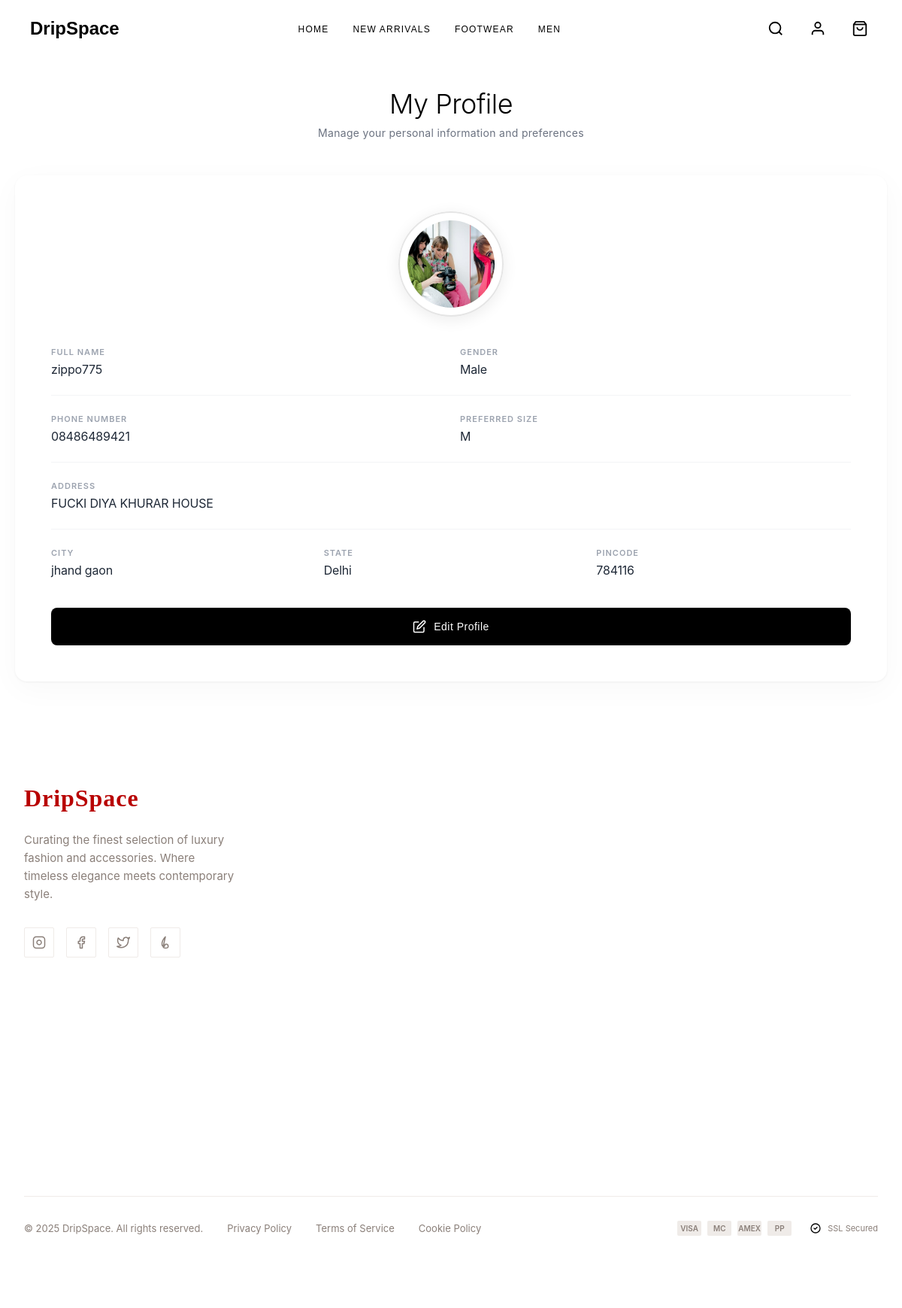
The app's page /userProfile/ (signed in) with its own data.
### app/models.py (models this page shows, shortened)
class HeadCategory(models.Model):
    name = models.CharField(max_length=50, unique=True)
    slug = models.SlugField(blank=True, unique=True)
    description = models.TextField(blank=True)
    image = models.ImageField(upload_to='headcategories/', blank=True, null=True)

class Profile(models.Model):
    GENDER_CHOICES_DICT = {
        'Male': 'Male',
        'Female': 'Female',
        'Other': 'Other',
    }
    SIZE_CHOICES_DICT = {
        'XS': 'XS',
        'S': 'S',
        'M': 'M',
        'L': 'L',
        'XL': 'XL',
        'XXL': 'XXL',
    }
    user = models.OneToOneField(CustomUser, on_delete=models.CASCADE, related_name='profile')
    full_name = models.CharField(max_length=100, blank=True)
    profile_picture = models.ImageField(upload_to='profiles/', blank=True, null=True)
    gender = models.CharField(
        max_length=10,
        choices=[(k, v) for k, v in GENDER_CHOICES_DICT.items()],
        blank=True
    )
    address = models.TextField(blank=True)
    city = models.CharField(max_length=100, blank=True)
    state = models.CharField(max_length=100, blank=True)
    pincode = models.CharField(max_length=10, blank=True)
    size = models.CharField(
        max_length=10,
        choices=[(k, v) for k, v in SIZE_CHOICES_DICT.items()],
        blank=True
    )

class CustomUser(AbstractUser):
    phone_no = models.CharField(max_length=13, blank=True)

### app/views.py (the view, shortened to what this page needs)
# urls.py: path('userProfile/', views.userProfile, name='userProfile'),
def userProfile(request):
    if not request.user.is_authenticated:
        messages.error(request, 'Please login to view your profile')
        return redirect('login')
    try:
        profile = request.user.profile
    except:
        from .models import Profile
        profile = Profile.objects.create(user=request.user)
    from .models import Profile as ProfileModel
    profile.GENDER_CHOICES_DICT = ProfileModel.GENDER_CHOICES_DICT
    profile.SIZE_CHOICES_DICT = ProfileModel.SIZE_CHOICES_DICT
    categories = get_categories()
    head_categories = get_head_categories()
    context = {
        'profile': profile,
        'categories': categories,
        'head_categories': head_categories
    }
    return render(request, 'app/pages/userProfile.html', context)

### app/context_processors.py (called while the page is built)
def cart_context(request):
    try:
        cart = get_or_create_cart(request)
        cart_item_count = cart.get_total_items()
    except:
        cart_item_count = 0
    return {
        'cart_item_count': cart_item_count
    }

### app/models.py (called while the page is built)
    def get_total_items(self):
        return sum(item.quantity for item in self.items.all())

### app/views.py (called while the page is built)
def get_or_create_cart(request):
    if request.user.is_authenticated:
        cart, created = Cart.objects.get_or_create(user=request.user)
    else:
        session_key = request.session.session_key
        if not session_key:
            request.session.create()
            session_key = request.session.session_key
        cart, created = Cart.objects.get_or_create(session_key=session_key)
    return cart

def get_head_categories():
    return HeadCategory.objects.prefetch_related('categories').all()

def get_categories():
    return Category.objects.select_related('head_category').all()

### app/templates/app/pages/userProfile.html (shortened to what this page needs)
{% extends "app/includes/base.html" %}
{% block content %}
<div class="ds-profile-root">
  <div class="ds-profile-header">
    <h1 class="ds-profile-title">My Profile</h1>
    <p class="ds-profile-subtitle">Manage your personal information and preferences</p>
  </div>
  <div class="ds-profile-card">
    <div class="ds-view-mode" id="viewMode">
      <div class="ds-profile-pic-container">
        {% if profile.profile_picture %}
          <img src="{{ profile.profile_picture.url }}"
               alt="Profile Picture"
               class="ds-profile-pic"
               id="displayPicture">
        {% else %}
          <img src="https://raw.githubusercontent.com/ZippoAI/DripSpace-Design/main/assets/images/avatar.png"
     alt="Profile Picture"
     class="ds-profile-pic"
     id="displayPicture">
        {% endif %}
      </div>
      <div class="ds-user-info-block">
        <div class="ds-info-row">
          <div class="ds-info-item">
            <span class="ds-info-label">Full Name</span>
            <span class="ds-info-value" id="displayName">{{ profile.full_name|default:profile.user.username }}</span>
          </div>
          <div class="ds-info-item">
            <span class="ds-info-label">Gender</span>
            <span class="ds-info-value" id="displayGender">{{ profile.gender|default:"Not specified" }}</span>
          </div>
        </div>
        <div class="ds-info-row">
          <div class="ds-info-item">
            <span class="ds-info-label">Phone Number</span>
            <span class="ds-info-value" id="displayPhone">{{ profile.user.phone_no|default:"Not specified" }}</span>
          </div>
          <div class="ds-info-item">
            <span class="ds-info-label">Preferred Size</span>
            <span class="ds-info-value" id="displaySize">{{ profile.size|default:"Not specified" }}</span>
          </div>
        </div>
        <div class="ds-info-row ds-info-full">
          <div class="ds-info-item">
            <span class="ds-info-label">Address</span>
            <span class="ds-info-value" id="displayAddress">{{ profile.address|default:"Not specified" }}</span>
          </div>
        </div>
        <div class="ds-info-row">
          <div class="ds-info-item">
            <span class="ds-info-label">City</span>
            <span class="ds-info-value" id="displayCity">{{ profile.city|default:"Not specified" }}</span>
          </div>
          <div class="ds-info-item">
            <span class="ds-info-label">State</span>
            <span class="ds-info-value" id="displayState">{{ profile.state|default:"Not specified" }}</span>
          </div>
          <div class="ds-info-item">
            <span class="ds-info-label">Pincode</span>
            <span class="ds-info-value" id="displayPincode">{{ profile.pincode|default:"Not specified" }}</span>
          </div>
        </div>
      </div>
      <button class="ds-edit-toggle-btn" id="editBtn">
        <svg class="ds-btn-icon" viewBox="0 0 24 24" fill="none" stroke="currentColor" stroke-width="2">
          <path d="M11 4H4a2 2 0 0 0-2 2v14a2 2 0 0 0 2 2h14a2 2 0 0 0 2-2v-7"></path>
          <path d="M18.5 2.5a2.121 2.121 0 0 1 3 3L12 15l-4 1 1-4 9.5-9.5z"></path>
        </svg>
        Edit Profile
      </button>
    </div>
  </div>
</div>
{% endblock content %}

### app/templates/app/includes/navbar.html (shortened to what this page needs)
<link rel="stylesheet" href="https://cdnjs.cloudflare.com/ajax/libs/font-awesome/7.0.1/css/all.min.css" />
    <header>
        <nav>
            <a href="{% url "home" %}" class="logo">DripSpace</a>
            <ul class="nav-links">
                <li><a href="{% url 'home' %}" onmouseenter="showMenu('home')">Home</a></li>
                <li><a href="{% url 'newArrival' %}" onmouseenter="showMenu('new')">New Arrivals</a></li>
                {% for head_category in head_categories %}
                    {% if head_category.name == 'Footwear' %}
                        <li>
                            <a href="#" onmouseenter="showMenu('footwear')">{{ head_category.name }}</a>
                        </li>
                    {% endif %}
                {% endfor %}
                {% for head_category in head_categories %}
                    {% if head_category.name == 'Clothing' %}
                        <li>
                            <a href="#" onmouseenter="showMenu('men')">Men</a>
                        </li>
                    {% endif %}
                {% endfor %}
            </ul>
            <div class="nav-icons">
                <button aria-label="Search" id="inputOpen">
                    <svg viewBox="0 0 24 24" id="searchIcon">
                        <circle cx="11" cy="11" r="8"/>
                        <path d="m21 21-4.35-4.35"/>
                    </svg>
                </button>
                <button class="js-open" aria-label="Account">
                    <svg viewBox="0 0 24 24">
                        <path d="M20 21v-2a4 4 0 0 0-4-4H8a4 4 0 0 0-4 4v2"/>
                        <circle cx="12" cy="7" r="4"/>
                    </svg>
                </button>
                <button aria-label="Cart" id="cartBtn">
                    <svg viewBox="0 0 24 24">
                        <path d="M6 2L3 6v14a2 2 0 0 0 2 2h14a2 2 0 0 0 2-2V6l-3-4z"/>
                        <line x1="3" y1="6" x2="21" y2="6"/>
                        <path d="M16 10a4 4 0 0 1-8 0"/>
                    </svg>
                </button>
            </div>
        </nav>
    </header>
</body>
</html>

### app/templates/app/includes/navbar.html (style rules this page uses)
* { margin: 0; padding: 0; box-sizing: border-box; }
html, body { height: 100%; width: 100%; font-family: sans-serif; background-color: #ffffff; color: #111; }
body { overflow-x: hidden; }
header { width: 100%; background: transparent; transition: background 0.3s ease; }
nav { display: flex; width: 100%; padding: 1.2rem 2.5rem; justify-content: space-between; align-items: center; position: relative; }
.logo { text-decoration: none; color: #000000; font-size: 1.5rem; font-weight: 600; z-index: 1001; }
ul { list-style: none; }
.nav-links { display: flex; gap: 32px; }
.nav-links li { color: #000000; font-size: 1rem; }
.nav-links a { text-decoration: none; color: #000000; font-size: 12px; letter-spacing: 1.2px; font-weight: 400; transition: color 0.3s; position: relative; text-transform: uppercase; }
.nav-icons { display: flex; gap: 1.5rem; align-items: center; position: relative; z-index: 1001; }
.nav-icons button { border: none; padding: 5px; outline: none; background: none; cursor: pointer; display: flex; align-items: center; position: relative; }
.nav-icons svg { height: 22px; width: 22px; stroke: #000000; stroke-width: 2; fill: none; }

### app/templates/app/pages/userProfile.html (style rules this page uses)
.ds-profile-root * { margin: 0; padding: 0; box-sizing: border-box; }
.ds-profile-root { font-family: 'Inter', -apple-system, BlinkMacSystemFont, 'Segoe UI', sans-serif; background: #ffffff; min-height: 100vh; padding: 40px 20px; max-width: 1200px; margin: 0 auto; }
.ds-profile-pic { width: 120px; height: 120px; border-radius: 50%; object-fit: contain; background-color: #ffffff; padding: 10px; border: 2px solid #e5e5e5; box-shadow: 0 4px 12px rgba(0,0,0,0.08); }
.ds-profile-header { text-align: center; margin-bottom: 48px; }
.ds-profile-title { font-size: 36px; font-weight: 300; letter-spacing: -0.5px; color: #000000; margin-bottom: 8px; }
.ds-profile-subtitle { font-size: 14px; font-weight: 400; color: #6b7280; letter-spacing: 0.3px; }
.ds-profile-card { background: #ffffff; border-radius: 16px; box-shadow: 0 1px 3px rgba(0, 0, 0, 0.05), 0 10px 40px rgba(0, 0, 0, 0.03); padding: 48px; position: relative; overflow: hidden; }
.ds-view-mode { display: block; animation: fadeIn 0.4s ease; }
.ds-profile-pic-container { width: 140px; height: 140px; margin: 0 auto 40px; position: relative; border-radius: 50%; overflow: hidden; box-shadow: 0 4px 20px rgba(0, 0, 0, 0.08); }
.ds-profile-pic { width: 100%; height: 100%; object-fit: cover; }
.ds-user-info-block { display: flex; flex-direction: column; gap: 24px; margin-bottom: 40px; }
.ds-info-row { display: grid; grid-template-columns: repeat(auto-fit, minmax(200px, 1fr)); gap: 24px; padding-bottom: 24px; border-bottom: 1px solid #f3f4f6; }
.ds-info-row:last-child { border-bottom: none; padding-bottom: 0; }
.ds-info-row.ds-info-full { grid-template-columns: 1fr; }
.ds-info-item { display: flex; flex-direction: column; gap: 6px; }
.ds-info-label { font-size: 11px; font-weight: 600; text-transform: uppercase; letter-spacing: 1px; color: #9ca3af; }
.ds-info-value { font-size: 16px; font-weight: 400; color: #1f2937; letter-spacing: -0.2px; }
.ds-edit-toggle-btn { width: 100%; padding: 16px 24px; background: #000000; color: #ffffff; border: none; border-radius: 8px; font-size: 14px; font-weight: 500; letter-spacing: 0.5px; cursor: pointer; display: flex; align-items: center; justify-content: center; gap: 10px; transition: all 0.3s ease; }
.ds-btn-icon { width: 18px; height: 18px; }

### records on screen
HeadCategory: name "FOOTWEAR"
HeadCategory: name "MEN"
Profile: profile_picture (picture), full_name "zippo775", gender "Male", user.phone_no "08486489421", size "M", address "FUCKI DIYA KHURAR HOUSE", city "jhand gaon", state "Delhi", pincode "784116"
